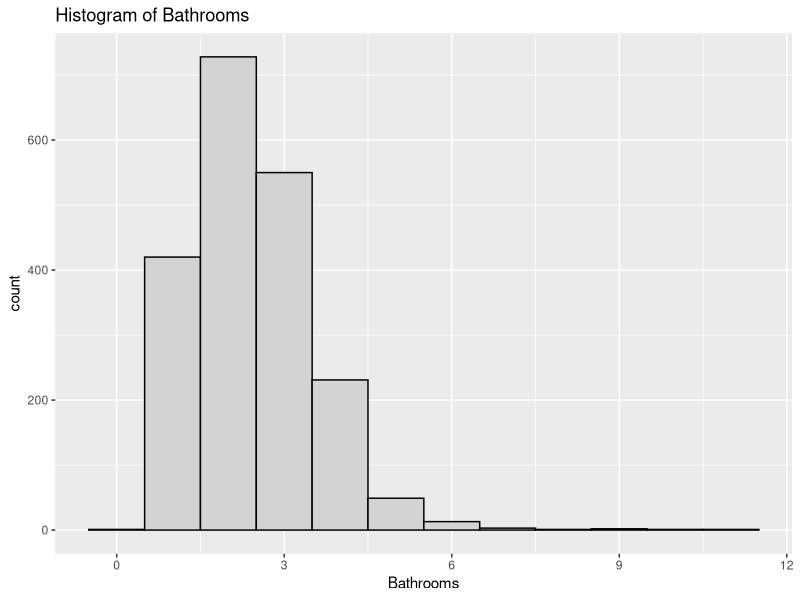
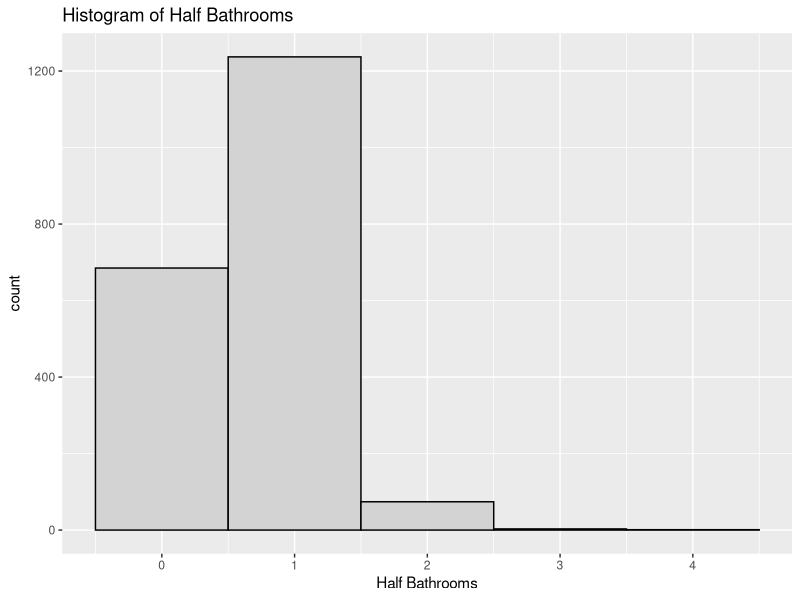
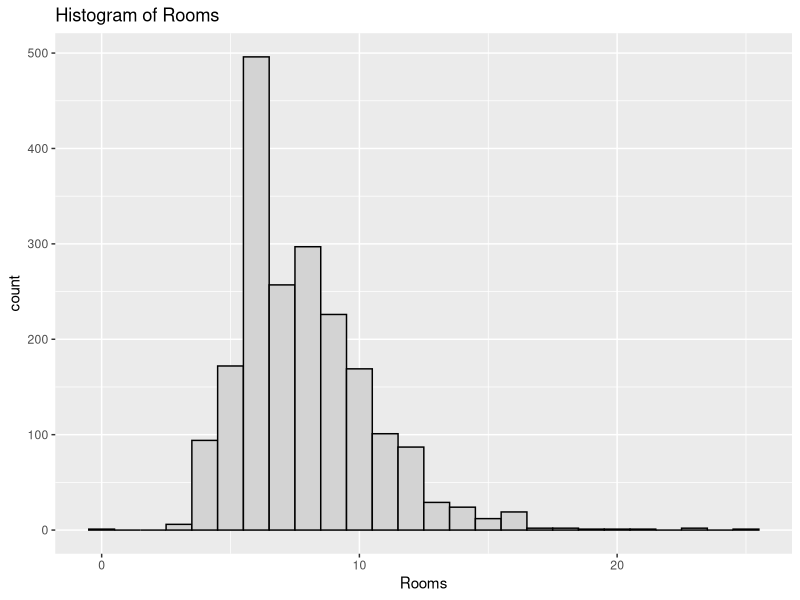
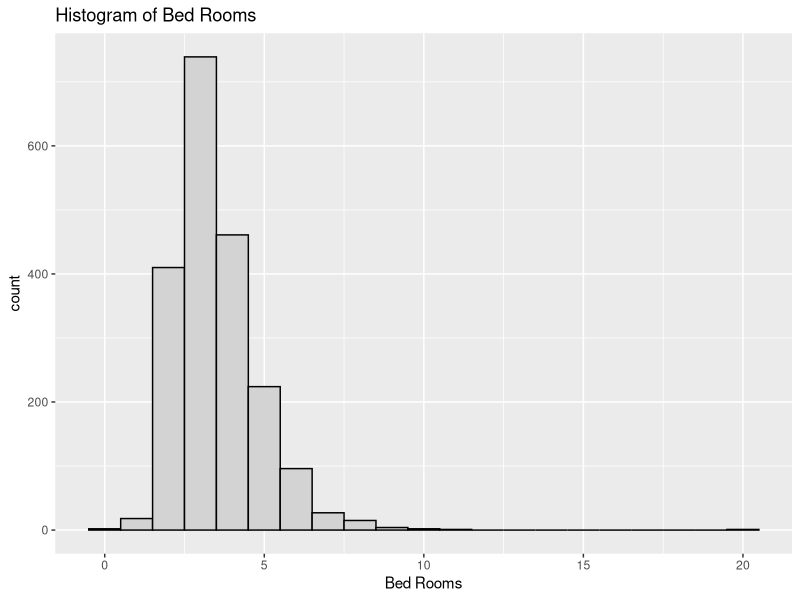
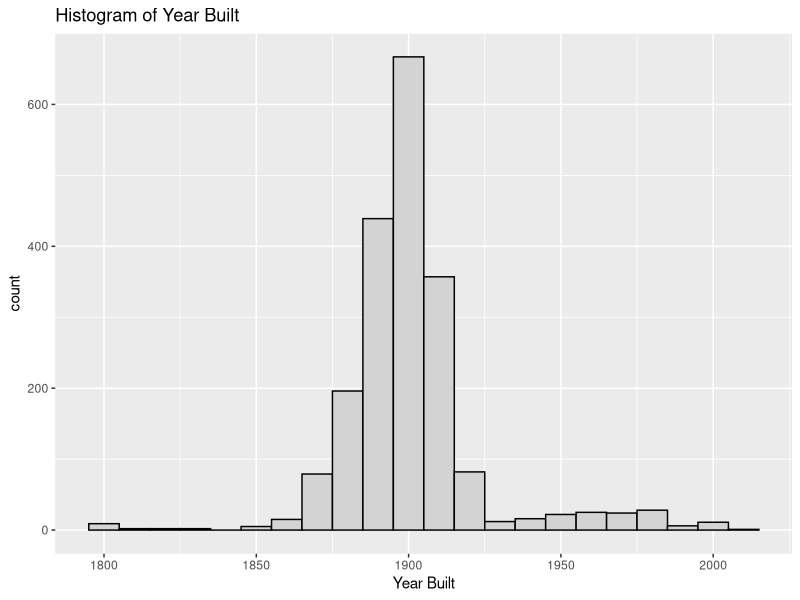
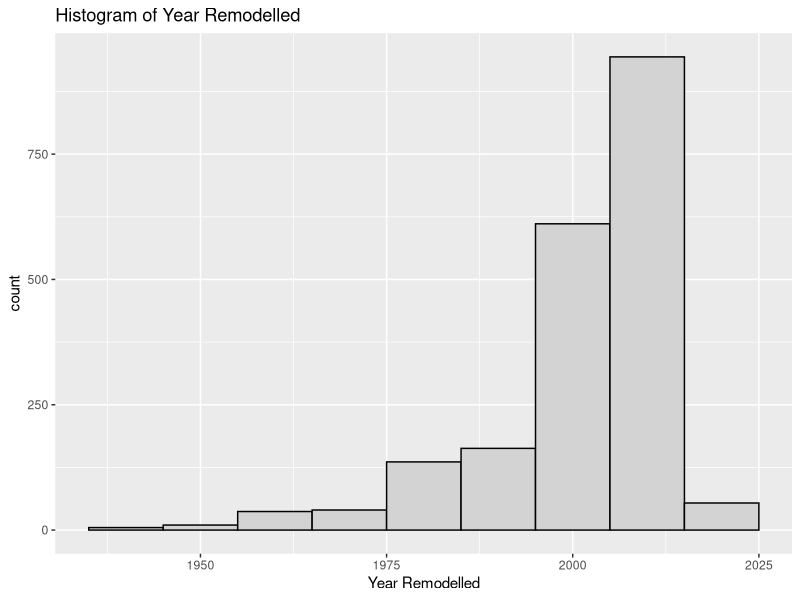
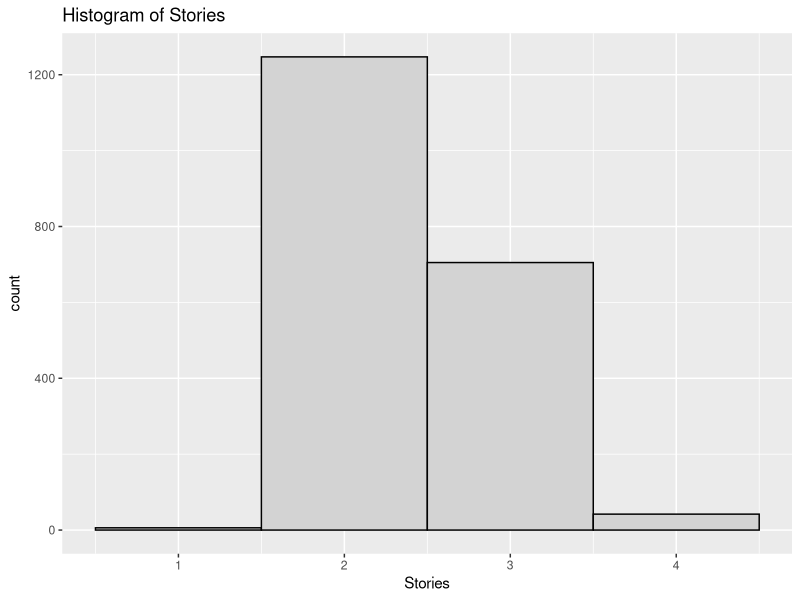
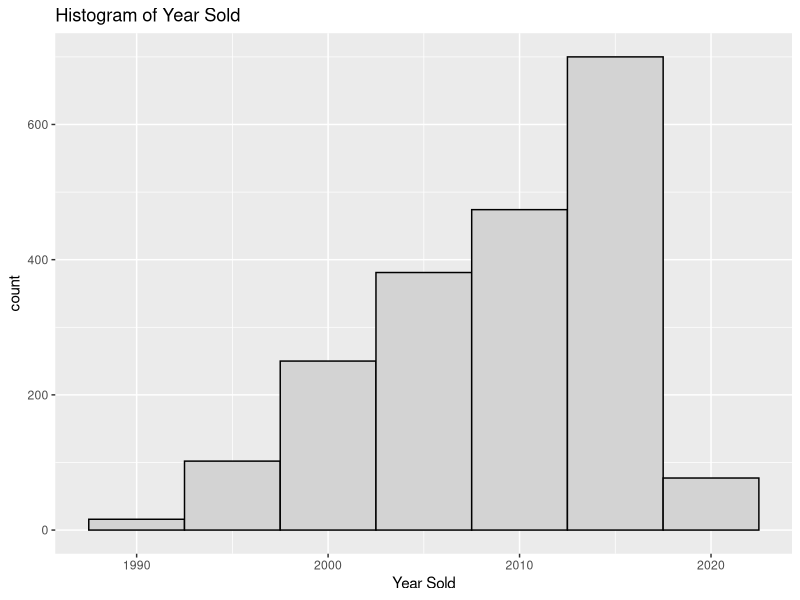

Reproduce these figures in R, in order.
## ---- chunk 1
knitr::opts_chunk$set(echo = TRUE)
library(ggplot2)
library(dplyr)
library(readr)
## ---- chunk 2
# 1. Abstract. One parapgraph summary what we set out to learn and what final conclusions were. 
## ---- chunk 3
# 2. Introduction. Discussion of the research and business in question. 
## ---- chunk 4

# 3. Overview of the dataset

## ---- chunk 5

# 4. Exploratory analysis

houses <- read.csv("DC_properties_clean.csv")

ggplot(houses, aes(x = BATHRM))+
  geom_histogram(color="black", fill="light gray", binwidth = 1)+
  labs(x="Bathrooms", title="Histogram of Bathrooms")

ggplot(houses, aes(x = HF_BATHRM))+
  geom_histogram(color="black", fill="light gray", binwidth = 1)+
  labs(x="Half Bathrooms", title="Histogram of Half Bathrooms")

ggplot(houses, aes(x = ROOMS))+
  geom_histogram(color="black", fill="light gray", binwidth = 1)+
  labs(x="Rooms", title="Histogram of Rooms")

ggplot(houses, aes(x = BEDRM))+
  geom_histogram(color="black", fill="light gray", binwidth = 1)+
  labs(x="Bed Rooms", title="Histogram of Bed Rooms")

ggplot(houses, aes(x = AYB))+
  geom_histogram(color="black", fill="light gray", binwidth = 10)+
  labs(x="Year Built", title="Histogram of Year Built")

ggplot(houses, aes(x = YR_RMDL))+
  geom_histogram(color="black", fill="light gray", binwidth = 10)+
  labs(x="Year Remodelled", title="Histogram of Year Remodelled")

ggplot(houses, aes(x = STORIES))+
  geom_histogram(color="black", fill="light gray", binwidth = 1)+
  labs(x="Stories", title="Histogram of Stories")

ggplot(houses, aes(x = SALEYEAR))+
  geom_histogram(color="black", fill="light gray", binwidth = 5)+
  labs(x="Year Sold", title="Histogram of Year Sold")

ggplot(houses, aes(x = SALEMONTH))+
  geom_histogram(color="black", fill="light gray", binwidth = 1)+
  labs(x="Month Sold", title="Histogram of Month Sold")

ggplot(houses, aes(x = SALEDAY))+
  geom_histogram(color="black", fill="light gray", binwidth = 4)+
  labs(x="Day Sold", title="Histogram of Day Sold")

ggplot(houses, aes(x = GBA))+
  geom_histogram(color="black", fill="light gray", binwidth = 100)+
  labs(x="Square Footage", title="Histogram of Square Footage")



View(houses)
print(levels(houses$CNDTN))
houses$CNDTN <- factor(houses$CNDTN, levels = c("Fair", "Average", "Good", "Very Good", "Excellent"))

#fit <- lm(data = houses, PRICE ~ BATHRM + HF_BATHRM + ROOMS + BEDRM + AYB + YR_RMDL + STORIES + GBA + LANDAREA)
fit <- lm(data = houses, PRICE ~ BATHRM + BEDRM + GBA + LANDAREA + CNDTN + SALEDATE)
summary(fit)

## ---- chunk 6

# 5. Identification and evaluation of suitable model

## ---- chunk 7

# 6. Application of the model 

## ---- chunk 8

# 7. Limitations and assumptions 

